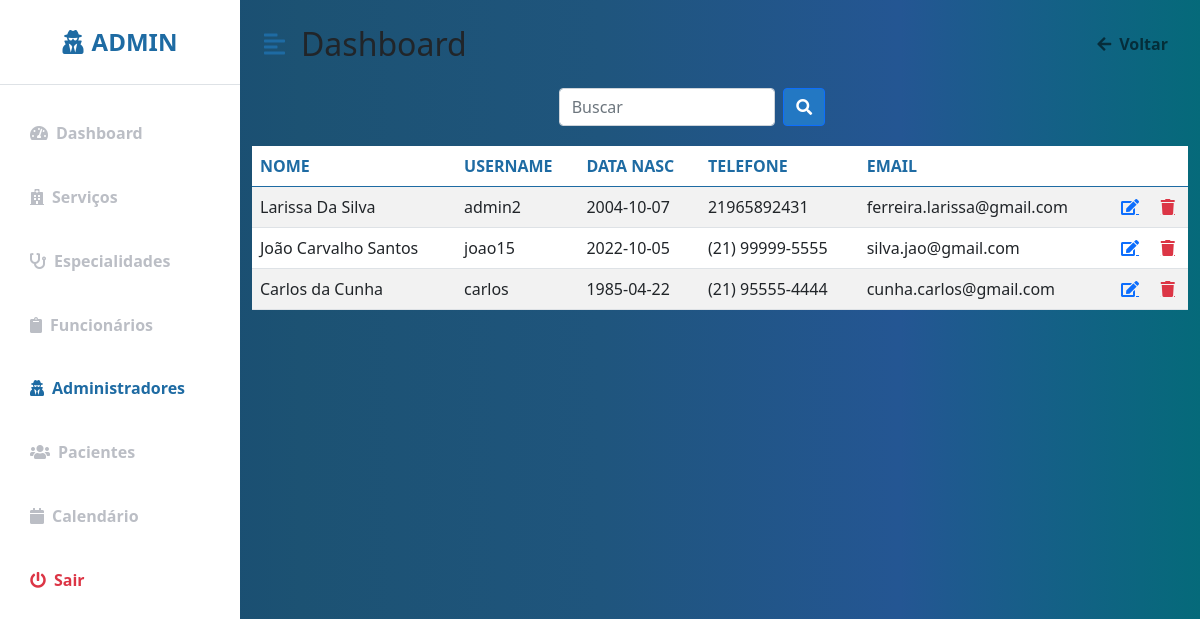
The page /adm.php (signed in) on the database its author committed.
### tables this page shows
CREATE TABLE `administrador` (
  `cod_admin` int(11) NOT NULL,
  `nome` varchar(30) NOT NULL,
  `username` varchar(20) NOT NULL,
  `telefone` varchar(15) NOT NULL,
  `data_nasc` varchar(10) NOT NULL,
  `email` varchar(40) NOT NULL,
  `senha` varchar(250) NOT NULL
);

### adm.php (the view, shortened to what this page needs)
<?php
include "conecta_mysql.inc";
?>
<!DOCTYPE html>
<html lang="en">
<head>
    <link href="https://cdn.jsdelivr.net/npm/bootstrap@5.0.0-beta3/dist/css/bootstrap.min.css" rel="stylesheet" />
    <link rel="stylesheet" href="https://cdnjs.cloudflare.com/ajax/libs/font-awesome/5.15.3/css/all.min.css" />
    <link rel="stylesheet" href="_css/perfil.css" />
</head>
<body>
<div class="d-flex" id="wrapper">
        <div class="bg-white" id="sidebar-wrapper">
            <div class="sidebar-heading text-center py-4 primary-text fs-4 fw-bold text-uppercase border-bottom"><i
                    class="fas fa-user-secret me-2"></i>Admin</div>
            <div class="list-group list-group-flush my-3">
              <a href="perfil.php" class="list-group-item list-group-item-action bg-transparent  second-text fw-bold"><i
                 class="fas fa-tachometer-alt me-2"></i>Dashboard</a>
              <a href="servicos.php" class="list-group-item list-group-item-action bg-transparent second-text fw-bold"><i
                 class="fas fa-hospital me-2"></i>Serviços</a>
              <a href="espec.php" class="list-group-item list-group-item-action bg-transparent second-text fw-bold"><i
                 class="fas fa-stethoscope me-2"></i>Especialidades</a>
              <a href="funcionarios.php" class="list-group-item list-group-item-action bg-transparent second-text fw-bold"><i
                 class="fas fa-clipboard me-2"></i>Funcionários</a>
              <a href="adm.php" class="list-group-item list-group-item-action bg-transparent second-text active"><i
                class="fas fa-user-secret me-2"></i>Administradores</a>
              <a href="clientes.php" class="list-group-item list-group-item-action bg-transparent second-text fw-bold"><i
                 class="fas fa-users me-2"></i>Pacientes</a>
              <a href="calendario.html" class="list-group-item list-group-item-action bg-transparent second-text fw-bold"><i
                 class="fas fa-calendar me-2"></i>Calendário</a>
              <a href="logout.php" class="list-group-item list-group-item-action bg-transparent text-danger fw-bold"><i
                 class="fas fa-power-off me-2"></i>Sair</a>
            </div>
        </div>
        <div id="page-content-wrapper">
            <nav class="navbar navbar-expand-lg navbar-light bg-transparent py-4 px-4">
                <div class="d-flex align-items-center">
                    <i class="fas fa-align-left primary-text fs-4 me-3" id="menu-toggle"></i>
                    <h2 class="fs-2 m-0">Dashboard</h2>
                </div>
                <div class="collapse navbar-collapse" id="navbarSupportedContent">
                    <ul class="navbar-nav ms-auto mb-2 mb-lg-0">
                        <li class="nav-item">
                            <a class="nav-link second-text fw-bold" href="perfil.php" id="navbarDropdown"
                                role="button" aria-expanded="false">
                                <i class="fas fa-arrow-left me-2"></i>Voltar
                            </a>
                        </li>
                    </ul>
                </div>
            </nav>
             <div class="buscar">
                    <form action="buscar_adm.php" method="POST" class="buscar">
                        <input name="nome" id="search-input" type="search" id="form1" class="form-control w-25" placeholder="Buscar">
                        <button  type="submit" class="btn btn-primary mx-2">
                    <i class="fas fa-search"></i>
                   </form>
            </div>
            <div class="block">
                <section class="intro">
                    <div class="gradient-custom-1 h-100">
                        <div class="mask d-flex align-items-center h-100">
                        <div class="container">
                            <div class="row justify-content-center">
                            <div class="col-12">
                                <div class="table-responsive bg-white">
                                <table class="table mb-0  table-striped ">
                                    <thead class="color">
                                    <tr>
                                        <th scope="col">NOME</th>
                                        <th scope="col">USERNAME</th>
                                        <th scope="col">DATA NASC</th>
                                        <th scope="col">TELEFONE</th>
                                        <th scope="col">EMAIL</th>
                                        <th scope="col">  </th>
                                        <th scope="col">  </th>
                                    </tr>
                                    </thead>
                                    <tbody>
                                    <?php
                                        $sql= "SELECT * FROM administrador WHERE username != '@mgomes'";
                                        $res= mysqli_query($mysqli,$sql);
                                        $linhas= mysqli_num_rows($res);
                                        for ($i = 0; $i < $linhas; $i++){
                                            $adm = mysqli_fetch_array ($res);
                                            echo"
                                            <tr>
                                            <td>".$adm['nome']."</td>
                                            <td>".$adm['username']."</td>
                                            <td>".$adm['data_nasc']."</td>
                                            <td>".$adm['telefone']."</td>
                                            <td>".$adm['email']."</td>
                                            <td><a href='altera_adm.php?cod_admin=".$adm["cod_admin"]."'class='fas fa-edit'></a></td>
                                            <td><a href='excluir_adm.php?cod_admin=".$adm["cod_admin"]."' class='fas fa-trash text-danger'></a></td>
                                            </tr>";
                                        }
                                    ?>
                                    </tbody>
                                </table>
                                </div>
                            </div>
                            </div>
                        </div>
                        </div>
                    </div>
                 </section>
                </div>
    </div>
</body>
</html>

### _css/perfil.css (style rules this page uses)
:root { --main-bg-color: #216294; --main-text-color: #1e6ba3; --second-text-color: #bbbec5; --second-bg-color: #c1efde; --ligth: #f0f0f0; --medium: #cacaca; --dark: #a2a2a2; }
.primary-text { color: var(--main-text-color); }
.second-text { color: var(--second-text-color); }
#wrapper { overflow-x: hidden; background-image: linear-gradient( to right, #154670, #1c5273, #1f557d, #245693, #056a7a ); }
#sidebar-wrapper { min-height: 100vh; margin-left: -15rem; -webkit-transition: margin 0.25s ease-out; -moz-transition: margin 0.25s ease-out; -o-transition: margin 0.25s ease-out; transition: margin 0.25s ease-out; }
#sidebar-wrapper .sidebar-heading { padding: 0.875rem 1.25rem; font-size: 1.2rem; }
#sidebar-wrapper .list-group { width: 15rem; }
#page-content-wrapper { min-width: 100vw; }
#menu-toggle { cursor: pointer; }
.list-group-item { border: none; padding: 20px 30px; }
.list-group-item.active { background-color: transparent; color: var(--main-text-color); font-weight: bold; border: none; }
@media (min-width: 768px) { #sidebar-wrapper { margin-left: 0; } }
@media (min-width: 768px) { #page-content-wrapper { min-width: 0; width: 100%; } }
.color { color: #1e6ba3; }
.buscar { padding-bottom: 10px; align-items: left; display: flex; justify-content: center; width: 95%; }
.btn-primary { background-color: #2378c3; }

### rows shown on the page
administrador: nome "Larissa Da Silva", username "admin2", data_nasc "2004-10-07", telefone "21965892431", email "ferreira.larissa@gmail.com"
administrador: nome "João Carvalho Santos", username "joao15", data_nasc "2022-10-05", telefone "(21) 99999-5555", email "silva.jao@gmail.com"
administrador: nome "Carlos da Cunha", username "carlos", data_nasc "1985-04-22", telefone "(21) 95555-4444", email "cunha.carlos@gmail.com"
